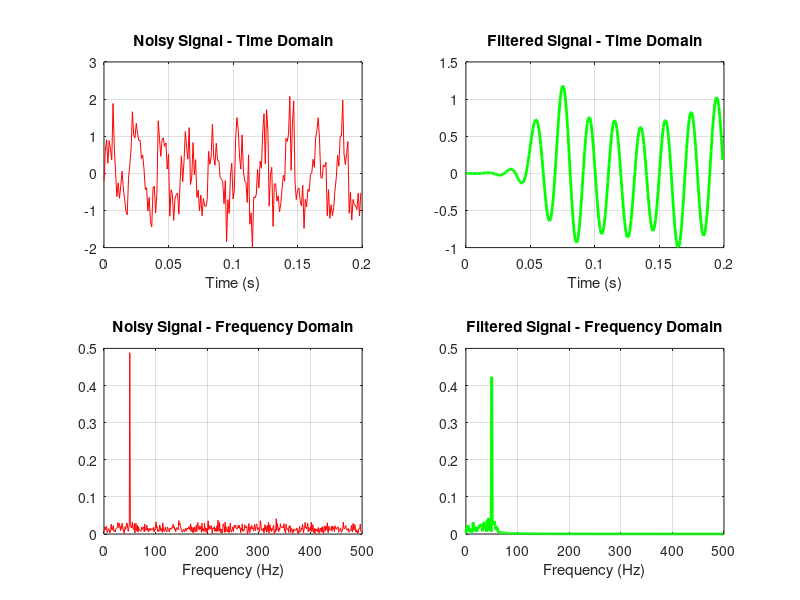

Reproduce this figure in MATLAB.
clc;
clear;

t = 0:0.001:1;
f = 50;
signal = sin(2*pi*f*t);
noise = 0.5 * randn(size(t));
noisy_signal = signal + noise;

% Filter design
fs = 1000;
order = 100;
fc = 60;
b = fir1(order, fc/(fs/2));
filtered_signal = filter(b, 1, noisy_signal);

% FFT
N = length(noisy_signal);
freq = (0:N/2-1) * (fs/N);
fft_noisy = abs(fft(noisy_signal))/N;
fft_filtered = abs(fft(filtered_signal))/N;

% Plot
figure;
subplot(2,2,1);
plot(t(1:200), noisy_signal(1:200), 'r-');
title('Noisy Signal - Time Domain');
xlabel('Time (s)');
grid on;

subplot(2,2,2);
plot(t(1:200), filtered_signal(1:200), 'g-', 'LineWidth', 2);
title('Filtered Signal - Time Domain');
xlabel('Time (s)');
grid on;

subplot(2,2,3);
plot(freq, fft_noisy(1:N/2), 'r-');
title('Noisy Signal - Frequency Domain');
xlabel('Frequency (Hz)');
grid on;

subplot(2,2,4);
plot(freq, fft_filtered(1:N/2), 'g-', 'LineWidth', 2);
title('Filtered Signal - Frequency Domain');
xlabel('Frequency (Hz)');
grid on;
